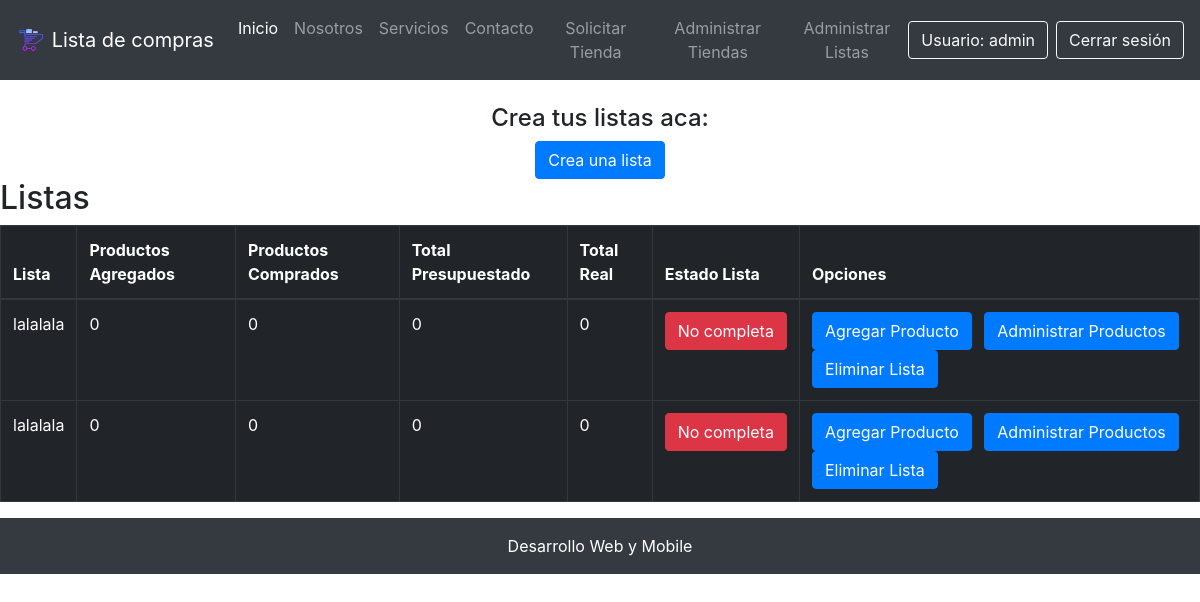
The app's page /listar_listas/ (signed in), older data.
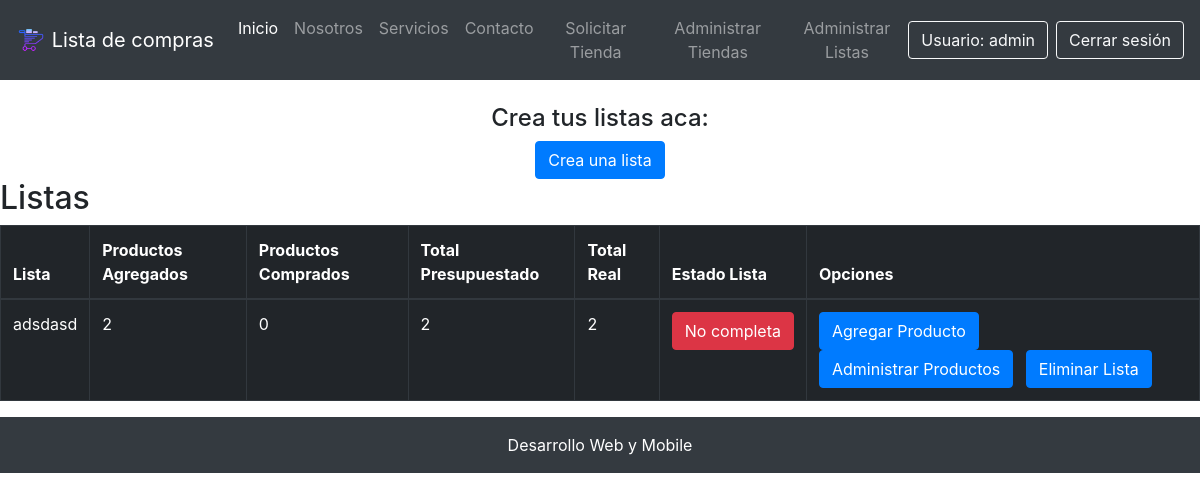
The same page, newer data.
### core/models.py (models this page shows, shortened)
class Lista(models.Model):
    usuario = models.ForeignKey(User, on_delete=models.CASCADE, verbose_name="Nombre Usuario")
    nombre_lista = models.CharField(max_length=30 ,verbose_name="Nombre Lista")
    total_productos_agregados = models.IntegerField(verbose_name="Productos Agregados")
    total_productos_comprados = models.IntegerField(verbose_name="Productos Comprados")
    costo_total_presupuestado = models.IntegerField(verbose_name="Total Presupuestado")
    costo_total_real = models.IntegerField(verbose_name="Total Real")
    estadoLista = models.ForeignKey(EstadoLista, on_delete=models.CASCADE, verbose_name="Estado Lista")

class EstadoLista(models.Model):
    nombre = models.CharField(max_length=30, verbose_name="Estado Lista")

### core/views.py (the view)
# urls.py: path('listas/', listar_listas, name="api_listar_listas"),
@login_required
def listar_listas(request):
    listas = Lista.objects.filter(usuario=request.user)
    return render(request, 'core/listar_listas.html', {
        'listas': listas
    })

### core/templates/core/listar_listas.html (shortened to what this page needs)
{% extends 'core/base.html' %}
{% load static %}
{% block contenido %}
<br>
<div class="container">
    <div class="row">
        <div class="col-12 text-center">
            <h4 class="text-center">Crea tus listas aca:</h4>
            <a class="btn btn-primary" href="{% url 'crear_lista' %}">Crea una lista</a>
        </div>
    </div>
</div>
<h2>Listas</h2>
<div class="table-responsive">
    <table class="table table-dark table-bordered table-hover table-condensed">
        <thead>
            <tr>
                <th>Lista</th>
                <th>Productos Agregados</th>
                <th>Productos Comprados</th>
                <th>Total Presupuestado</th>
                <th>Total Real</th>
                <th>Estado Lista</th>
                <th>Opciones</th>
            </tr>
        </thead>
        <tbody>
            {% for l in listas %}
            <tr>
                <td>{{ l.nombre_lista }}</td>
                <td>{{ l.total_productos_agregados }}</td>
                <td>{{ l.total_productos_comprados }}</td>
                <td>{{ l.costo_total_presupuestado }}</td>
                <td>{{ l.costo_total_real }}</td>
                {% if l.estadoLista.id == 1 %}
                    <td>
                        <a href="" class="btn btn-danger">{{ l.estadoLista.nombre }}</a>
                    </td>
                {% else %}
                    <td>
                        <a href="" class="btn btn-success">{{ l.estadoLista.nombre }}</a>
                    </td>
                {% endif %}
                <td>
                    <a class="btn btn-primary mr-2" href="{% url 'form_producto' l.id %}">Agregar Producto</a>
                    <a class="btn btn-primary mr-2" href="{% url 'listar_productos' l.id %}" >Administrar Productos</a>
                    <a class="btn btn-primary" href="{% url 'eliminar_lista' l.id %}">Eliminar Lista</a>
                </td>
            </tr>
            {% endfor %}
        </tbody>
    </table>
</div>
{% endblock contenido %}

Row changes from the older to the newer data that the page shows:
removed Lista: nombre_lista "lalalala", total_productos_agregados "0", total_productos_comprados "0", costo_total_presupuestado "0", costo_total_real "0", estadoLista.nombre "No completa"
removed Lista: nombre_lista "lalalala", total_productos_agregados "0", total_productos_comprados "0", costo_total_presupuestado "0", costo_total_real "0", estadoLista.nombre "No completa"
added Lista: nombre_lista "adsdasd", total_productos_agregados "2", total_productos_comprados "0", costo_total_presupuestado "2", costo_total_real "2", estadoLista.nombre "No completa"
